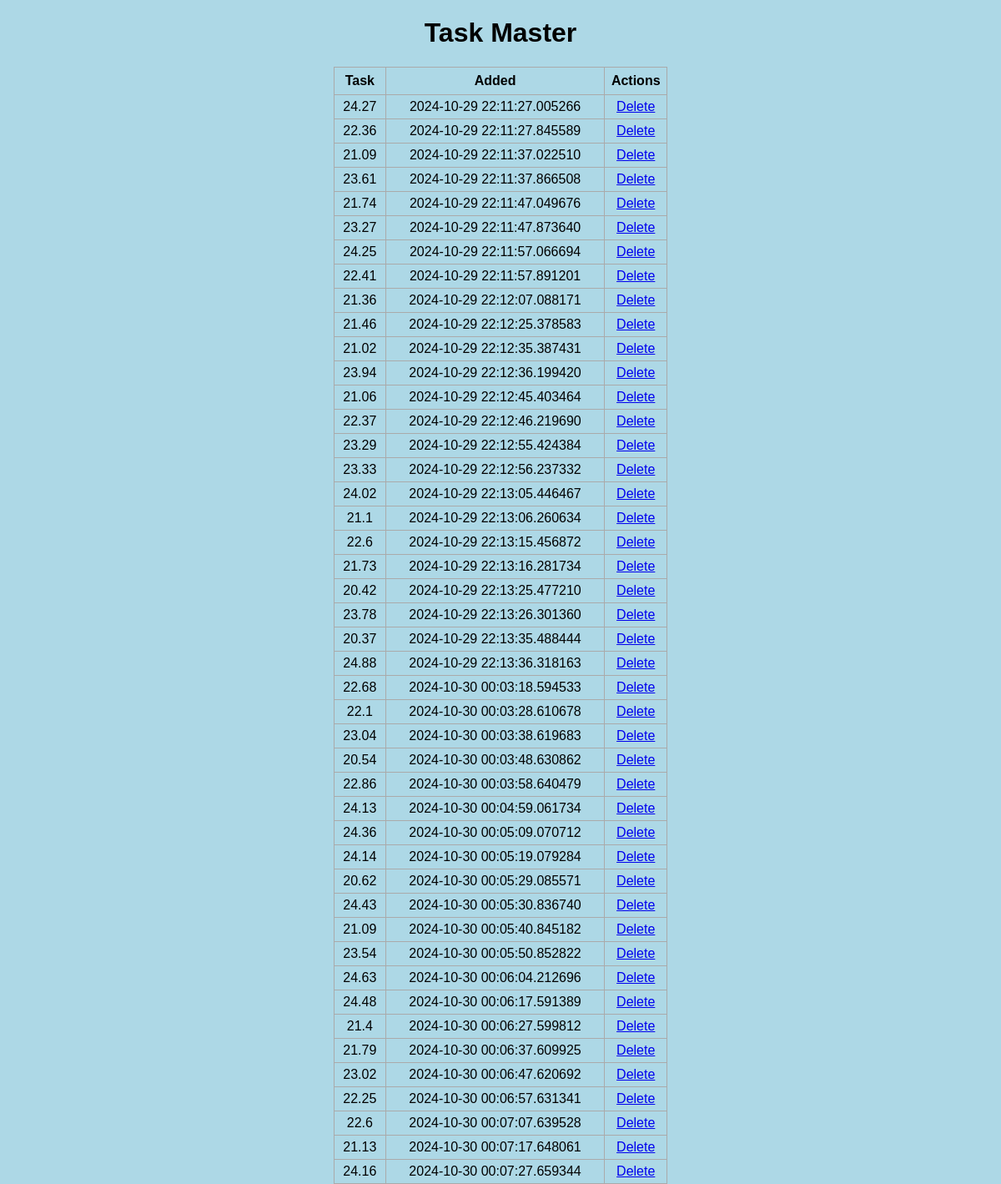
The page / on the database its author committed.
### app.py (models this page shows, shortened)
class TempSample(db.Model):
    id = db.Column(db.Integer, primary_key=True)
    temp = db.Column(db.Float, nullable=False)
    date_created = db.Column(db.DateTime, default=datetime.utcnow)

### app.py (the view)
@app.route('/', methods=['POST', 'GET'])
def index():
    temps = TempSample.query.order_by(TempSample.date_created).all()
    return render_template('index.html', temps = temps)

### templates/index.html (shortened to what this page needs)
{% extends 'base.html' %}
{% block body %}
<div class="content">
    <h1 style="text-align: center">Task Master</h1>
    {% if temps|length < 1 %}
    <h4 style="text-align: center">There are no temperature samples. Create one below!</h4>
    {% else %}
    <table>
        <tr>
            <th>Task</th>
            <th>Added</th>
            <th>Actions</th>
        </tr>
        {% for temp in temps %}
            <tr>
                <td>{{ temp.temp }}</td>
                <td>{{ temp.date_created }}</td>
                <td>
                    <a href="/delete/{{temp.id}}">Delete</a>
                </td>
            </tr>
        {% endfor %}
    </table>
    {% endif %}
</div>
{% endblock %}

### templates/base.html (shortened to what this page needs)
<!DOCTYPE html>
<html lang="en">
<head>
    <link rel="stylesheet" href="{{ url_for('static', filename='css/main.css') }}">
</head>
<body>
    {% block body %}{% endblock %}
</body>
</html>

### static/css/main.css (style rules this page uses)
body, html { margin: 0; font-family: sans-serif; background-color: lightblue; }
.content { margin: 0 auto; width: 400px; }
table, td, th { border: 1px solid #aaa; }
table { border-collapse: collapse; width: 100%; }
th { height: 30px; }
td { text-align: center; padding: 5px; }

### rows shown on the page
TempSample: temp "24.27", date_created "2024-10-29 22:11:27.005266"
TempSample: temp "22.36", date_created "2024-10-29 22:11:27.845589"
TempSample: temp "21.09", date_created "2024-10-29 22:11:37.022510"
TempSample: temp "23.61", date_created "2024-10-29 22:11:37.866508"
TempSample: temp "21.74", date_created "2024-10-29 22:11:47.049676"
TempSample: temp "23.27", date_created "2024-10-29 22:11:47.873640"
TempSample: temp "24.25", date_created "2024-10-29 22:11:57.066694"
TempSample: temp "22.41", date_created "2024-10-29 22:11:57.891201"
TempSample: temp "21.36", date_created "2024-10-29 22:12:07.088171"
TempSample: temp "21.46", date_created "2024-10-29 22:12:25.378583"
TempSample: temp "21.02", date_created "2024-10-29 22:12:35.387431"
TempSample: temp "23.94", date_created "2024-10-29 22:12:36.199420"
TempSample: temp "21.06", date_created "2024-10-29 22:12:45.403464"
TempSample: temp "22.37", date_created "2024-10-29 22:12:46.219690"
TempSample: temp "23.29", date_created "2024-10-29 22:12:55.424384"
TempSample: temp "23.33", date_created "2024-10-29 22:12:56.237332"
TempSample: temp "24.02", date_created "2024-10-29 22:13:05.446467"
TempSample: temp "21.1", date_created "2024-10-29 22:13:06.260634"
TempSample: temp "22.6", date_created "2024-10-29 22:13:15.456872"
TempSample: temp "21.73", date_created "2024-10-29 22:13:16.281734"
TempSample: temp "20.42", date_created "2024-10-29 22:13:25.477210"
TempSample: temp "23.78", date_created "2024-10-29 22:13:26.301360"
TempSample: temp "20.37", date_created "2024-10-29 22:13:35.488444"
TempSample: temp "24.88", date_created "2024-10-29 22:13:36.318163"
TempSample: temp "22.68", date_created "2024-10-30 00:03:18.594533"
TempSample: temp "22.1", date_created "2024-10-30 00:03:28.610678"
TempSample: temp "23.04", date_created "2024-10-30 00:03:38.619683"
TempSample: temp "20.54", date_created "2024-10-30 00:03:48.630862"
TempSample: temp "22.86", date_created "2024-10-30 00:03:58.640479"
TempSample: temp "24.13", date_created "2024-10-30 00:04:59.061734"
TempSample: temp "24.36", date_created "2024-10-30 00:05:09.070712"
TempSample: temp "24.14", date_created "2024-10-30 00:05:19.079284"
TempSample: temp "20.62", date_created "2024-10-30 00:05:29.085571"
TempSample: temp "24.43", date_created "2024-10-30 00:05:30.836740"
TempSample: temp "21.09", date_created "2024-10-30 00:05:40.845182"
TempSample: temp "23.54", date_created "2024-10-30 00:05:50.852822"
TempSample: temp "24.63", date_created "2024-10-30 00:06:04.212696"
TempSample: temp "24.48", date_created "2024-10-30 00:06:17.591389"
TempSample: temp "21.4", date_created "2024-10-30 00:06:27.599812"
TempSample: temp "21.79", date_created "2024-10-30 00:06:37.609925"
TempSample: temp "23.02", date_created "2024-10-30 00:06:47.620692"
TempSample: temp "22.25", date_created "2024-10-30 00:06:57.631341"
TempSample: temp "22.6", date_created "2024-10-30 00:07:07.639528"
TempSample: temp "21.13", date_created "2024-10-30 00:07:17.648061"
TempSample: temp "24.16", date_created "2024-10-30 00:07:27.659344"
